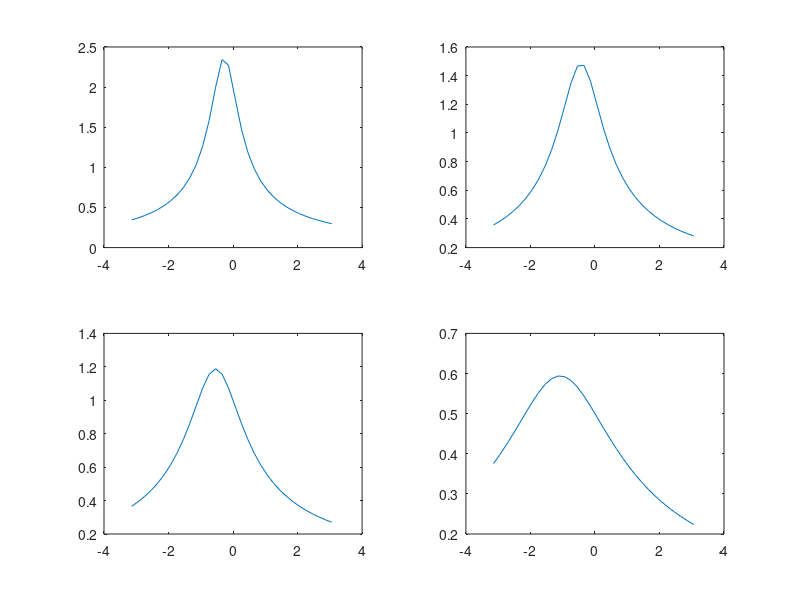

Source code (MATLAB):
clear;
close all;
w=-pi:0.2:pi;
z=(cos(w)+j.*sin(w));
x=1./((e.^j.*w)+0.5);
x1=1./((e.^j.*w)+0.8);
x2=1./((e.^j.*w)+1);
x3=1./((e.^j.*w)+2);

subplot(2,2,1)
plot(w,abs(x));

subplot(2,2,2)
plot(w,abs(x1));

subplot(2,2,3)
plot(w,abs(x2));

subplot(2,2,4)
plot(w,abs(x3));


